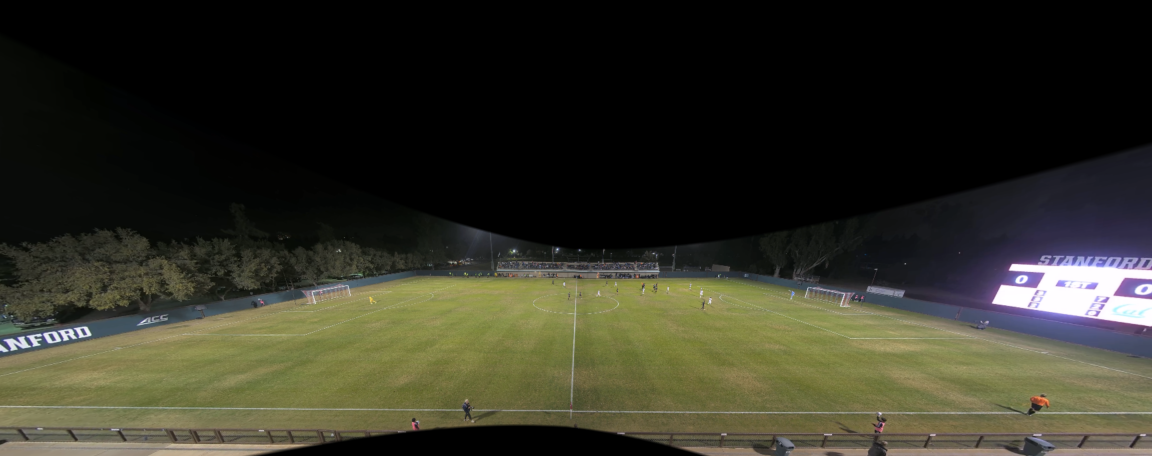
#> input picture Stanford_vs_Berkeley_IMG.png, 3456 x 1368 px (shown at 1/3 size)
$ python main.py Stanford_vs_Berkeley_IMG.png   (older library calls are emulated)
#> lines starting #> are read from the running program, lines starting #| are printed output that depends on the picture; after the words box and inside, x2 and y2 are one past the last pixel; in counts of white or black regions, pixels touching at a corner belong together
### utils/image_utils.py
"""
Utility functions for the simplified SoccerVision project.
"""

import cv2
import numpy as np
import os
import matplotlib.pyplot as plt

def load_image(image_path):
    """
    Load an image from the specified path.

    Args:
        image_path (str): Path to the image file.

    Returns:
        numpy.ndarray: Loaded image in BGR format.

    Raises:
        FileNotFoundError: If the image file does not exist.
        Exception: If the image cannot be loaded.
    """
#> called with image_path = 'Stanford_vs_Berkeley_IMG.png'
    if not os.path.exists(image_path):
        raise FileNotFoundError(f"Image file not found: {image_path}")

    image = cv2.imread(image_path)
#> image is the input picture: shape (1368, 3456, 3); mean B, G, R 37.5, 50.2, 50.7
    if image is None:
        raise Exception(f"Failed to load image: {image_path}")

    return image

# [16 lines left out: function save_image, not called in this run]

def visualize_results(image, player_boxes, team_labels, output_path=None):
    """
    Visualize player detection and team classification results.

    Args:
        image (numpy.ndarray): Original input image.
        player_boxes (list): List of player bounding boxes in format [(x, y, w, h), ...].
        team_labels (list): List of team labels corresponding to each player box (0 or 1).
        output_path (str, optional): Path to save the visualization.

    Returns:
        numpy.ndarray: Visualization image with player bounding boxes color-coded by team.
    """
    visualization = image.copy()

    # Define team colors (BGR format) - using more distinctive colors
    team_a_color = (0, 0, 255)  # Red (Team A)
    team_b_color = (255, 0, 0)  # Blue (Team B)

    # Add a semi-transparent overlay to make the visualization more clear
    overlay = visualization.copy()

    # Draw player bounding boxes with team colors
    for i, ((x, y, w, h), team_label) in enumerate(zip(player_boxes, team_labels)):
        color = team_a_color if team_label == 0 else team_b_color
        team_name = "Team A" if team_label == 0 else "Team B"

        # Make rectangle lines thinner (reduced from 3 to 1)
        cv2.rectangle(overlay, (x, y), (x + w, y + h), color, 1)

        # Use a smaller font size and more compact label
        # Draw a smaller colored dot instead of a filled rectangle for team indicator
        dot_radius = 4
        dot_center = (x + dot_radius + 2, y + dot_radius + 2)
        cv2.circle(overlay, dot_center, dot_radius, color, -1)

        # Add player number next to dot with smaller font
        # player_label = f"#{i+1}"
        # cv2.putText(overlay, player_label,
        #            (x + 2*dot_radius + 4, y + dot_radius + 5),
        #            cv2.FONT_HERSHEY_SIMPLEX, 0.4, (255, 255, 255), 1)

        # Draw team indicator with smaller font at the bottom of the box
        # Only if the box is large enough
        # if h > 30:  # Only add team label for larger boxes
        #     small_font_size = 0.35
        #     cv2.putText(overlay, team_name, (x + 2, y + h - 5),
        #               cv2.FONT_HERSHEY_SIMPLEX, small_font_size, color, 1)

    # Blend overlay with original image for semi-transparency
    alpha = 0.8  # Increased alpha for better visibility but less intrusive
    cv2.addWeighted(overlay, alpha, visualization, 1 - alpha, 0, visualization)

    # Draw summary at the bottom of image
    team_a_count = len(team_labels) - sum(team_labels)
    team_b_count = sum(team_labels)
    summary_text = f"Detected: {len(player_boxes)} players (Team A: {team_a_count}, Team B: {team_b_count})"

    # Put text at the bottom of the image with smaller, cleaner overlay
    font_scale = 0.5
    text_size = cv2.getTextSize(summary_text, cv2.FONT_HERSHEY_SIMPLEX, font_scale, 1)[0]

    # Semi-transparent black background for text
    overlay_h = 25  # Fixed height for overlay
    overlay_rect = visualization[visualization.shape[0] - overlay_h:, :].copy()
    black_rect = np.zeros_like(overlay_rect)
    cv2.addWeighted(black_rect, 0.6, overlay_rect, 0.4, 0, overlay_rect)
    visualization[visualization.shape[0] - overlay_h:, :] = overlay_rect

    # Add text on semi-transparent background
    cv2.putText(visualization, summary_text,
               (10, visualization.shape[0] - 10),
               cv2.FONT_HERSHEY_SIMPLEX, font_scale, (255, 255, 255), 1)

    # Save the visualization if output path is provided
    if output_path:
        save_image(visualization, output_path)

    return visualization

# [20 lines left out: function enhance_contrast, not called in this run]

### utils/player_detection.py
"""
Player detection module for the simplified SoccerVision project.

This module implements player detection using techniques covered in class.
"""

import cv2
import numpy as np
import os

def detect_players(image, threshold=0.3, visualize_steps=False):
    """
    Detect players in a soccer image using Canny edge detection and contour finding.

    Args:
        image (numpy.ndarray): Input image in BGR format.
        threshold (float): Threshold for edge detection.
        visualize_steps (bool): Whether to visualize intermediate steps.

    Returns:
        list: List of player bounding boxes in the format (x, y, w, h).
    """
#> called with threshold = 0.3, visualize_steps = False
    # Create output directory for visualization if needed
    if visualize_steps:
        vis_dir = "edge_detection_steps"
        os.makedirs(vis_dir, exist_ok=True)

    # Step 1: Convert to grayscale
    gray = cv2.cvtColor(image, cv2.COLOR_BGR2GRAY)
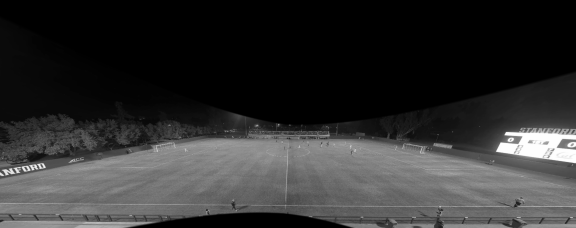
#> gray: shape (1368, 3456) (shown at 1/6 size); min 0, max 255, mean 48.9
    if visualize_steps:
        cv2.imwrite(f"{vis_dir}/01_grayscale.jpg", gray)

    # Step 2: Apply Gaussian blur
    blurred = cv2.GaussianBlur(gray, (5, 5), 3)
    if visualize_steps:
        cv2.imwrite(f"{vis_dir}/02_gaussian_blur.jpg", blurred)

    # Step 3: Calculate gradients with Sobel (for visualization)
    if visualize_steps:
        sobelx = cv2.Sobel(blurred, cv2.CV_64F, 1, 0, ksize=3)
        sobely = cv2.Sobel(blurred, cv2.CV_64F, 0, 1, ksize=3)
        sobelx = cv2.convertScaleAbs(sobelx)
        sobely = cv2.convertScaleAbs(sobely)
        gradient_magnitude = cv2.addWeighted(sobelx, 0.5, sobely, 0.5, 0)
        cv2.imwrite(f"{vis_dir}/03_gradient_magnitude.jpg", gradient_magnitude)

    # Step 4: Apply Canny edge detection
    lower_threshold = int(threshold * 100)
    upper_threshold = lower_threshold * 3
    edges = cv2.Canny(blurred, lower_threshold, upper_threshold)
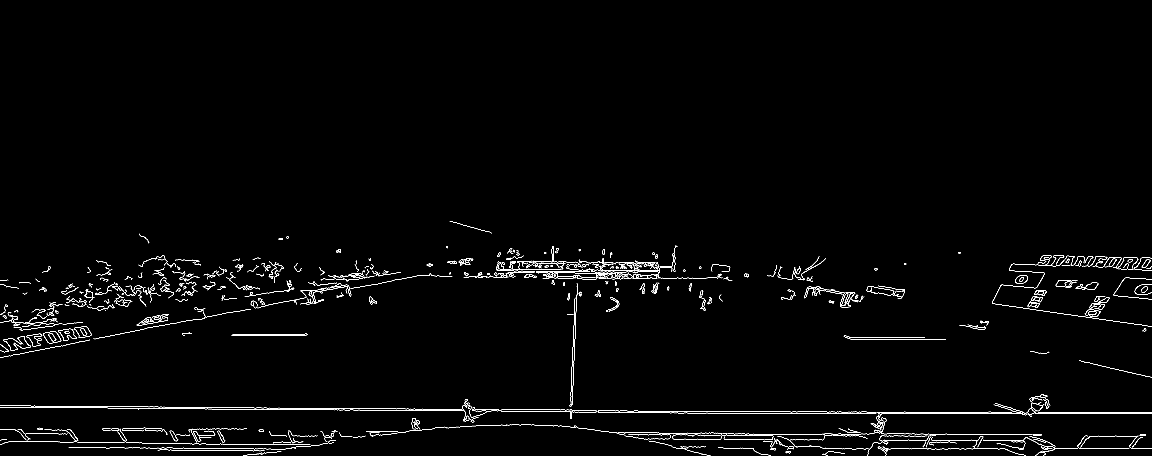
#> edges: shape (1368, 3456) (shown at 1/3 size); 1% white in thin lines or dots, all inside (x1, y1, x2, y2) = (0, 663, 3456, 1368)
    if visualize_steps:
        cv2.imwrite(f"{vis_dir}/04_canny_edges.jpg", edges)

    # Step 5: Create field mask using HSV thresholding
    hsv_image = cv2.cvtColor(image, cv2.COLOR_BGR2HSV)
#> hsv_image: shape (1368, 3456, 3); mean H, S, V 30, 49, 53.1
    # Green field mask
    lower_green = np.array([30, 40, 40])
    upper_green = np.array([90, 255, 255])
    field_mask = cv2.inRange(hsv_image, lower_green, upper_green)
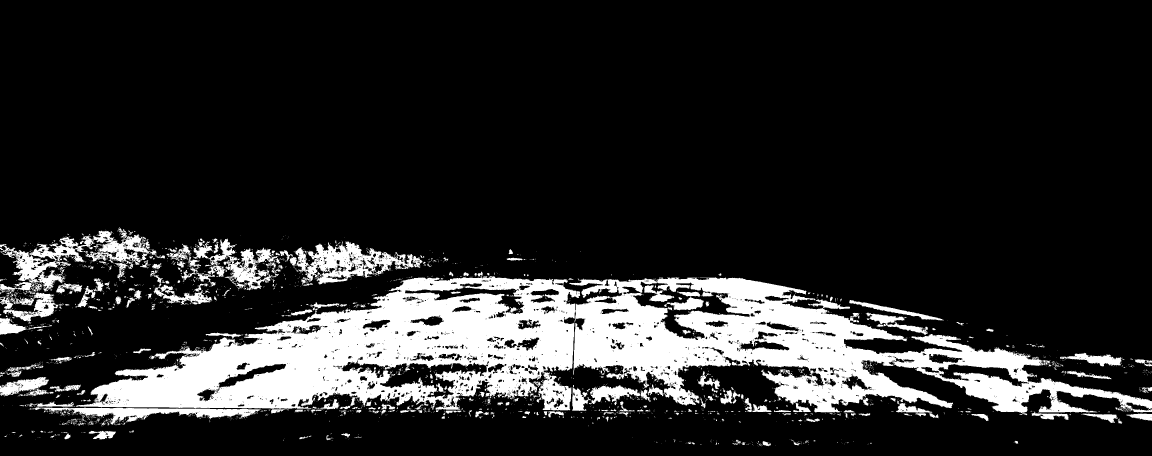
#> field_mask: shape (1368, 3456) (shown at 1/3 size); 15.7% white; 2684 white regions (2320 under 20 px), largest, box (x1, y1, x2, y2) and area: (228, 828, 3456, 1239) 583207, (884, 724, 1267, 854) 20620, (0, 707, 284, 876) 15448
    # Invert to get non-field mask
    non_field_mask = cv2.bitwise_not(field_mask)
    if visualize_steps:
        cv2.imwrite(f"{vis_dir}/05_field_mask.jpg", field_mask)
        cv2.imwrite(f"{vis_dir}/06_non_field_mask.jpg", non_field_mask)

    # Step 6: Combine edge detection with field mask
    player_edges = cv2.bitwise_and(edges, edges, mask=non_field_mask)
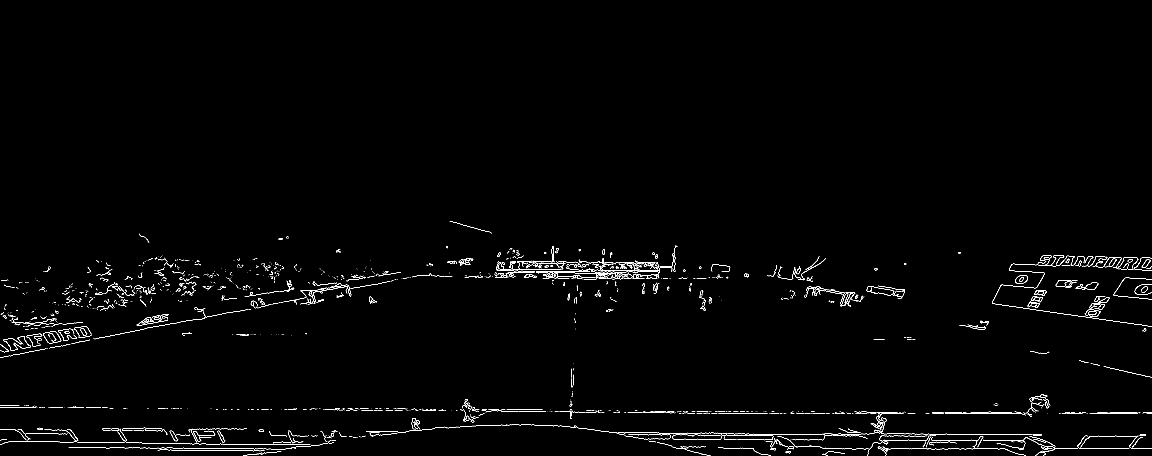
#> player_edges: shape (1368, 3456) (shown at 1/3 size); 0.87% white in thin lines or dots, all inside (x1, y1, x2, y2) = (0, 663, 3456, 1368)
    if visualize_steps:
        cv2.imwrite(f"{vis_dir}/07_player_edges.jpg", player_edges)

    # Step 7: Find contours
    contours, _ = cv2.findContours(player_edges, cv2.RETR_EXTERNAL, cv2.CHAIN_APPROX_SIMPLE)
#> contours = 1482 contours, 1409 with area under 20; largest, box (x1, y1, x2, y2) and area: (129, 994, 184, 1030) 1328, (3046, 825, 3084, 852) 726, (509, 1292, 570, 1324) 289, (653, 1292, 676, 1328) 256, (3294, 891, 3329, 909) 256

    # Step 8: Create visualization of contours
    if visualize_steps:
        contour_vis = image.copy()
        cv2.drawContours(contour_vis, contours, -1, (0, 255, 0), 2)
        cv2.imwrite(f"{vis_dir}/08_contours.jpg", contour_vis)

    # Step 9: Filter contours by size and create bounding boxes
    player_boxes = []
    min_area = 200  # Minimum contour area to be considered a player
    max_area = 5000  # Maximum contour area to filter out large regions

    for contour in contours:
        area = cv2.contourArea(contour)
        if min_area < area < max_area:
            x, y, w, h = cv2.boundingRect(contour)
            # Filter based on aspect ratio to avoid elongated shapes
            aspect_ratio = float(w) / h
            if 0.3 < aspect_ratio < 3.0:
                player_boxes.append((x, y, w, h))
#> this loop made 1482 passes
#> (area, x, y, w, h, aspect_ratio) on passes 112, 114, 518, 525, 587, 719, 1117, 1191: (255.5, 653, 1292, 23, 36, 0.639), (289, 509, 1292, 61, 32, 1.91), (1328, 129, 994, 55, 36, 1.53), (235, 241, 985, 21, 22, 0.955), (227.5, 3255, 933, 34, 13, 2.62), (255.5, 3294, 891, 35, 18, 1.94), (726, 3046, 825, 38, 27, 1.41), (212, 1628, 814, 286, 22, 13)
#> (the rest of the program and of its run is left out)
